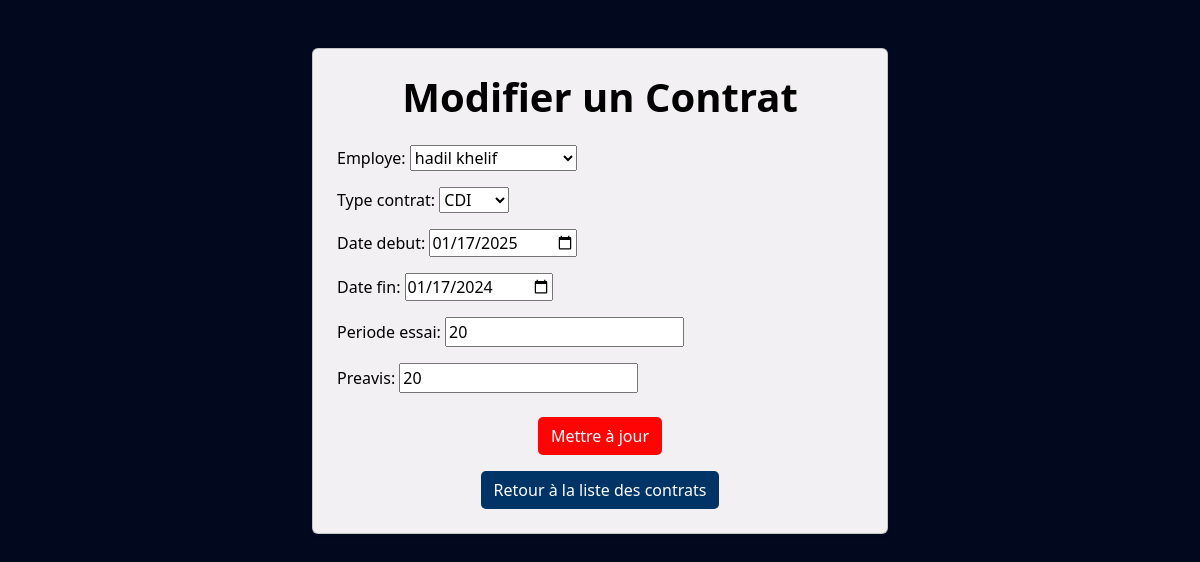
The page /modifier_contrat/11/ on the database its author committed.
### appRH/models.py (models this page shows, shortened)
class Contrat(models.Model):
    TYPE_CONTRAT = [
        ('CDI', 'CDI'),
        ('CDD', 'CDD'),
        ('STAGE', ' STAGE'),
        ('Autre', 'Autre'),
    ]
    employe = models.ForeignKey(Employe, on_delete=models.CASCADE, related_name='contrats')
    type_contrat = models.CharField(max_length=50,choices=TYPE_CONTRAT)
    date_debut = models.DateField()
    date_fin = models.DateField(null=True, blank=True)
    periode_essai = models.CharField(max_length=50, null=True, blank=True)
    preavis = models.CharField(max_length=50, null=True, blank=True)
    actif = models.BooleanField(default=True)  # Actif ou archivé
    renouvellements = models.PositiveIntegerField(default=0)

### appRH/views.py (the view)
# urls.py: path('modifier_contrat/<int:id>/',views.modifier_contrat,name='modifier_contrat'),
def modifier_contrat(request, id):
    contrat = Contrat.objects.get(id=id)
    if request.method == "POST":
        form = ContratForm(request.POST, request.FILES, instance=contrat)
        if form.is_valid():
            form.save()
            return redirect('liste_contrats')
    else:
        form = ContratForm(instance=contrat)
    return render(request, 'modifiercontrat.html', {'form': form})

### appRH/forms.py
class ContratForm(forms.ModelForm):
    class Meta:
        model = Contrat
        fields = ['employe', 'type_contrat', 'date_debut', 'date_fin', 'periode_essai','preavis']
        widgets = {
            'date_debut': forms.DateInput(attrs={'type': 'date'}),
            'date_fin': forms.DateInput(attrs={'type': 'date'}),
        }

### appRH/models.py (called while the page is built)
    def __str__(self):
        return f"{self.prenom} {self.nom}"

### appRH/templates/modifiercontrat.html (shortened to what this page needs)
<!DOCTYPE html>
<html lang="fr">
<head>
    {% load static %}
    <link rel="stylesheet" href="{% static 'css/bootstrap.min.css' %}">
</head>
<body style="background-color: rgb(2, 9, 31); color: white;">
    <div class="container mt-5" style="max-width: 50%;">
        <div class="card shadow-sm p-4" style="background-color: rgb(242, 240, 242);">
            <h1 class="text-center fw-bold mb-4" style="color: black;">Modifier un Contrat</h1>
            <form method="POST">
                <div class="mb-4" style="color: black;">
                    <div class="form-group">
                        {{ form.as_p }}
                    </div>
                </div>
                <div class="text-center">
                    <button type="submit"class="btn" style="background-color:rgb(255, 4, 4); color: white; border-radius: 5px;">
                        Mettre à jour
                    </button>
                </div>
            </form>
            <div class="d-flex justify-content-center mt-3">
                <a href="{% url 'liste_contrats' %}" class="btn" style="background-color: #003366; color: white; border-radius: 5px;">
                    Retour à la liste des contrats
                </a>
            </div>
        </div>
    </div>
</body>
</html>

### rows shown on the page
Contrat: employe "hadil khelif", type_contrat "CDI", date_debut "01/17/2025", date_fin "01/17/2024", periode_essai "20", preavis "20"
